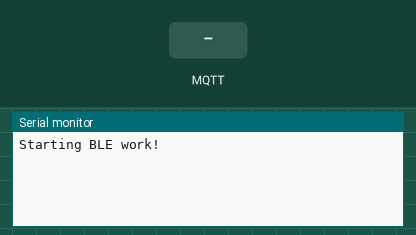
Bench run of a sketch on a simulated ESP32. On the bench: the last lines printed to the serial monitor. The inputs (shaded band) are chosen by the test bench. No MQTT or app messages arrive unless stated; USB keyboard and mouse output is not drawn.

Above: at 2.2 s.
2.3 s: MQTT message "1" arrives on the first subscribed topic
At 3.3 s:
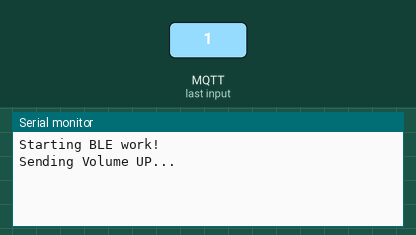
4.0 s: MQTT message "1" arrives on the third subscribed topic
At 5.5 s:
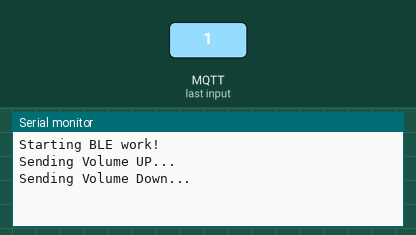

Measured:
- after the input at 2.3 s, the serial monitor: prints a new line after 0.21 s (image 1)
- after the input at 4.0 s, the serial monitor: prints a new line at once (image 2)

The sketch:

KeyboardBridge.ino
```cpp
#include <BleKeyboard.h>
#include "EspMQTTClient.h"


EspMQTTClient client(
  "MauroNet",
  "SSID!",
  "localip",  // MQTT Broker server ip
  "username",   // Can be omitted if not needed
  "password",   // Can be omitted if not needed
  "RemoteControl",     // Client name that uniquely identify your device
  1883              // The MQTT port, default to 1883. this line can be omitted
);

BleKeyboard bleKeyboard("MauroDevice","SuperMauro",100);

void setup() {
  Serial.begin(115200);

  delay(1000);
  Serial.println("Starting BLE work!");


  bleKeyboard.begin();

   // Optional functionalities of EspMQTTClient
  client.enableDebuggingMessages(); // Enable debugging messages sent to serial output
  client.enableHTTPWebUpdater(); // Enable the web updater. User and password default to values of MQTTUsername and MQTTPassword. These can be overridded with enableHTTPWebUpdater("user", "password").
  client.enableOTA(); // Enable OTA (Over The Air) updates. Password defaults to MQTTPassword. Port is the default OTA port. Can be overridden with enableOTA("password", port).
  client.enableLastWillMessage("TestClient/lastwill", "I am going offline");  // You can activate the retain flag by setting the third parameter to true
}

void onConnectionEstablished()
{


  // Subscribe to "mytopic/test" and display received message to Serial
  client.subscribe("remote/volplus", [](const String & payload) {
     if(bleKeyboard.isConnected()) {
        Serial.println("Sending Volume UP...");
        bleKeyboard.write(KEY_MEDIA_VOLUME_UP);

     }
  });

    client.subscribe("remote/mute", [](const String & payload) {
     if(bleKeyboard.isConnected()) {
        Serial.println("Sending Volume UP...");
        bleKeyboard.write(KEY_MEDIA_MUTE);

     }
  });

  client.subscribe("remote/volminus", [](const String & payload) {
     if(bleKeyboard.isConnected()) {
      Serial.println("Sending Volume Down...");
      bleKeyboard.write(KEY_MEDIA_VOLUME_DOWN);
     }
  });


  client.subscribe("remote/next", [](const String & payload) {
     if(bleKeyboard.isConnected()) {
        Serial.println("Sending KEY_MEDIA_NEXT_TRACK");
        bleKeyboard.write(KEY_MEDIA_NEXT_TRACK);

     }
  });

    client.subscribe("remote/pause", [](const String & payload) {
     if(bleKeyboard.isConnected()) {
        Serial.println("Sending KEY_MEDIA_PLAY_PAUSE");
        bleKeyboard.write(KEY_MEDIA_PLAY_PAUSE);

     }
  });

  client.subscribe("remote/previous", [](const String & payload) {
     if(bleKeyboard.isConnected()) {
      Serial.println("Sending KEY_MEDIA_PREVIOUS_TRACK");
      bleKeyboard.write(KEY_MEDIA_PREVIOUS_TRACK);
     }
  });


///communicaiton and reset
  client.subscribe("remote/comunication", [](const String & payload) {
     String feedback="false";

     if (bleKeyboard.isConnected()){
      feedback="true";
     }
     String myjson = "{\"status\":" + feedback + "}";
     client.publish("remote/returndata", myjson);
      });

  client.subscribe("remote/reset", [](const String & payload) {
     ESP.restart(); // Trigger the software reset
      });

}

void loop() {
    client.loop();

}
```
